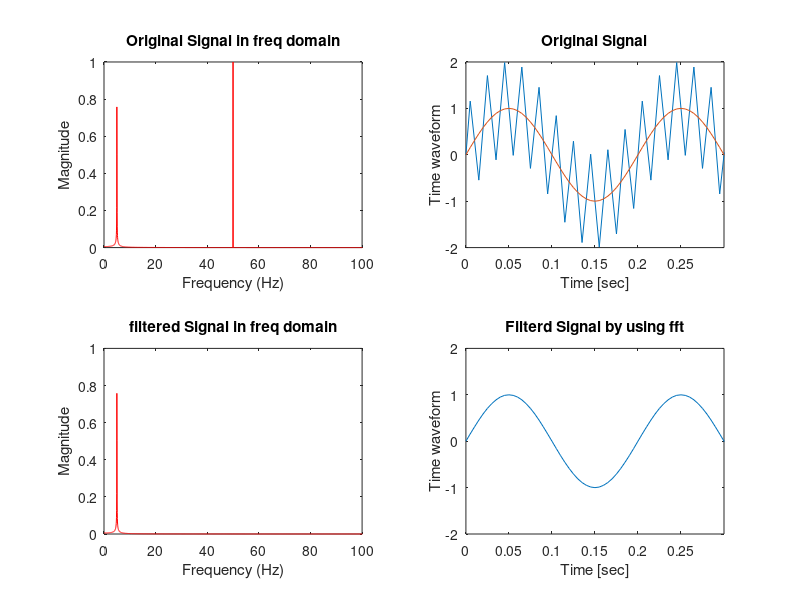

Write MATLAB code to recreate this figure.
% sample program gfilt.m
close all;clear all;n=4096;dt=0.005;
t=((1:n)-1)*dt;
f=t/dt/dt/n;n2=n/2;n2p1=n2+1;
s1=sin(2*pi*t*50); s2=sin(2*pi*t*5); %s3=cos(2*pi*t*80);
s=s1+s2;%+s3;
plot(t,s);axis tight
%%%%%%%%%%%%%%%%%%%%%%%%%%%%%%%%%%%%%%%%%%%%%
% calc corresponding index number
F=50;
index=round(F*dt*n+1);index1=(index-1):(index+1);index2=n+2-index1;
%%%%%%%%%%%%%%%%%%%%%%%%%%%%%%%%%%%%%
% band elminate filter
ffts=fft(s);
befil=ones(size(s));
befil(index1)=zeros(size(index1));
befil(index2)=zeros(size(index2));
subplot(2,2,1)
plot(f,abs(ffts)/n2,'r');axis([0 f(n2p1) 0 1])
xlabel('Frequency (Hz)'), ylabel('Magnitude');
title('Original Signal in freq domain');
%% Now apply fft filter in freq domain
ffts = ffts.*befil;
subplot(2,2,3)
plot(f,abs(ffts)/n2,'r');axis([0 f(n2p1) 0 1])
xlabel('Frequency (Hz)'), ylabel('Magnitude');
title('filtered Signal in freq domain')
subplot(2,2,2)
plot(t,s,t,s2);axis([0 0.3 -2 2])
xlabel('Time [sec]');ylabel('Time waveform');title('Original Signal');
subplot(2,2,4)
plot(t,real(ifft(ffts)));axis([0 0.3 -2 2])
xlabel('Time [sec]');ylabel('Time waveform');
title('Filterd Signal by using fft');
